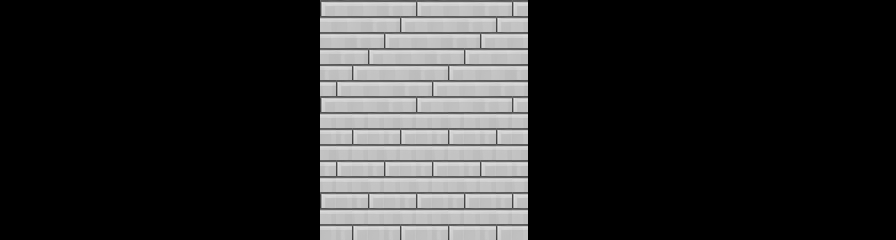

Below is a game level as drawn by its tile map, then a one-line description and the .tmx file that defines it, in full:
An orthogonal 56x15 tile map with 16x16 px tiles, 1 tile layer (PurchaseGround).

<map version="1.10" tiledversion="1.10.2" orientation="orthogonal" renderorder="right-down" width="56" height="15" tilewidth="16" tileheight="16" infinite="0" nextlayerid="2" nextobjectid="1">
 <tileset firstgid="1" source="tileset-purchase.tsx" />
 <layer id="1" name="PurchaseGround" width="56" height="15">
  <data encoding="csv">
0,0,0,0,0,0,0,0,0,0,0,0,0,0,0,0,0,0,0,0,1,2,3,4,5,6,1,2,3,4,5,6,1,0,0,0,0,0,0,0,0,0,0,0,0,0,0,0,0,0,0,0,0,0,0,0,
0,0,0,0,0,0,0,0,0,0,0,0,0,0,0,0,0,0,0,0,2,3,4,5,6,1,2,3,4,5,6,1,2,0,0,0,0,0,0,0,0,0,0,0,0,0,0,0,0,0,0,0,0,0,0,0,
0,0,0,0,0,0,0,0,0,0,0,0,0,0,0,0,0,0,0,0,3,4,5,6,1,2,3,4,5,6,1,2,3,0,0,0,0,0,0,0,0,0,0,0,0,0,0,0,0,0,0,0,0,0,0,0,
0,0,0,0,0,0,0,0,0,0,0,0,0,0,0,0,0,0,0,0,4,5,6,1,2,3,4,5,6,1,2,3,4,0,0,0,0,0,0,0,0,0,0,0,0,0,0,0,0,0,0,0,0,0,0,0,
0,0,0,0,0,0,0,0,0,0,0,0,0,0,0,0,0,0,0,0,5,6,1,2,3,4,5,6,1,2,3,4,5,0,0,0,0,0,0,0,0,0,0,0,0,0,0,0,0,0,0,0,0,0,0,0,
0,0,0,0,0,0,0,0,0,0,0,0,0,0,0,0,0,0,0,0,6,1,2,3,4,5,6,1,2,3,4,5,6,0,0,0,0,0,0,0,0,0,0,0,0,0,0,0,0,0,0,0,0,0,0,0,
0,0,0,0,0,0,0,0,0,0,0,0,0,0,0,0,0,0,0,0,1,2,3,4,5,6,1,2,3,4,5,6,1,0,0,0,0,0,0,0,0,0,0,0,0,0,0,0,0,0,0,0,0,0,0,0,
0,0,0,0,0,0,0,0,0,0,0,0,0,0,0,0,0,0,0,0,2,4,6,2,4,6,2,4,6,2,4,6,2,0,0,0,0,0,0,0,0,0,0,0,0,0,0,0,0,0,0,0,0,0,0,0,
0,0,0,0,0,0,0,0,0,0,0,0,0,0,0,0,0,0,0,0,3,5,1,3,5,1,3,5,1,3,5,1,3,0,0,0,0,0,0,0,0,0,0,0,0,0,0,0,0,0,0,0,0,0,0,0,
0,0,0,0,0,0,0,0,0,0,0,0,0,0,0,0,0,0,0,0,4,6,2,4,6,2,4,6,2,4,6,2,4,0,0,0,0,0,0,0,0,0,0,0,0,0,0,0,0,0,0,0,0,0,0,0,
0,0,0,0,0,0,0,0,0,0,0,0,0,0,0,0,0,0,0,0,5,1,3,5,1,3,5,1,3,5,1,3,5,0,0,0,0,0,0,0,0,0,0,0,0,0,0,0,0,0,0,0,0,0,0,0,
0,0,0,0,0,0,0,0,0,0,0,0,0,0,0,0,0,0,0,0,6,2,4,6,2,4,6,2,4,6,2,4,6,0,0,0,0,0,0,0,0,0,0,0,0,0,0,0,0,0,0,0,0,0,0,0,
0,0,0,0,0,0,0,0,0,0,0,0,0,0,0,0,0,0,0,0,1,3,5,1,3,5,1,3,5,1,3,5,1,0,0,0,0,0,0,0,0,0,0,0,0,0,0,0,0,0,0,0,0,0,0,0,
0,0,0,0,0,0,0,0,0,0,0,0,0,0,0,0,0,0,0,0,2,4,6,2,4,6,2,4,6,2,4,6,2,0,0,0,0,0,0,0,0,0,0,0,0,0,0,0,0,0,0,0,0,0,0,0,
0,0,0,0,0,0,0,0,0,0,0,0,0,0,0,0,0,0,0,0,3,5,1,3,5,1,3,5,1,3,5,1,3,0,0,0,0,0,0,0,0,0,0,0,0,0,0,0,0,0,0,0,0,0,0,0,
</data>
 </layer>
</map>
